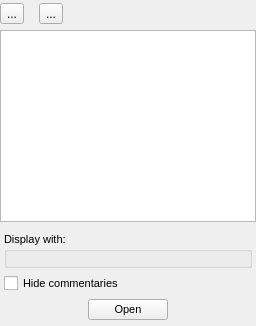
         <widget class="QWidget" name="booksTab">
          <attribute name="icon">
           <iconset resource="Orayta.qrc">
            <normaloff>:/Icons/bookcase.png</normaloff>:/Icons/bookcase.png</iconset>
          </attribute>
          <attribute name="title">
           <string>Books</string>
          </attribute>
          <layout class="QHBoxLayout" name="horizontalLayout_4">
           <property name="leftMargin">
            <number>0</number>
           </property>
           <property name="topMargin">
            <number>3</number>
           </property>
           <property name="rightMargin">
            <number>0</number>
           </property>
           <property name="bottomMargin">
            <number>0</number>
           </property>
           <item>
            <layout class="QVBoxLayout" name="verticalLayout" stretch="0,0,0">
             <property name="rightMargin">
              <number>0</number>
             </property>
             <item>
              <layout class="QHBoxLayout" name="horizontalLayout_2">
               <property name="spacing">
                <number>15</number>
               </property>
               <item>
                <widget class="QToolButton" name="addAllToSearchButton">
                 <property name="toolTip">
                  <string>Add all books to search</string>
                 </property>
                 <property name="text">
                  <string>...</string>
                 </property>
                 <property name="icon">
                  <iconset resource="Orayta.qrc">
                   <normaloff>:/Icons/doublegreenv.png</normaloff>:/Icons/doublegreenv.png</iconset>
                 </property>
                </widget>
               </item>
               <item>
                <widget class="QToolButton" name="removeAllFromSearchButton">
                 <property name="toolTip">
                  <string>Remove all books from search</string>
                 </property>
                 <property name="text">
                  <string>...</string>
                 </property>
                 <property name="icon">
                  <iconset resource="Orayta.qrc">
                   <normaloff>:/Icons/doublegreyv.png</normaloff>:/Icons/doublegreyv.png</iconset>
                 </property>
                </widget>
               </item>
               <item>
                <spacer name="horizontalSpacer_4">
                 <property name="orientation">
                  <enum>Qt::Horizontal</enum>
                 </property>
                 <property name="sizeHint" stdset="0">
                  <size>
                   <width>40</width>
                   <height>20</height>
                  </size>
                 </property>
                </spacer>
               </item>
              </layout>
             </item>
             <item>
              <widget class="QTreeWidget" name="treeWidget">
               <property name="sizePolicy">
                <sizepolicy hsizetype="Expanding" vsizetype="Expanding">
                 <horstretch>0</horstretch>
                 <verstretch>0</verstretch>
                </sizepolicy>
               </property>
               <property name="contextMenuPolicy">
                <enum>Qt::CustomContextMenu</enum>
               </property>
               <property name="layoutDirection">
                <enum>Qt::LeftToRight</enum>
               </property>
               <property name="autoFillBackground">
                <bool>false</bool>
               </property>
               <property name="frameShape">
                <enum>QFrame::StyledPanel</enum>
               </property>
               <property name="frameShadow">
                <enum>QFrame::Plain</enum>
               </property>
               <property name="horizontalScrollBarPolicy">
                <enum>Qt::ScrollBarAsNeeded</enum>
               </property>
               <property name="alternatingRowColors">
                <bool>false</bool>
               </property>
               <property name="rootIsDecorated">
                <bool>true</bool>
               </property>
               <property name="allColumnsShowFocus">
                <bool>false</bool>
               </property>
               <property name="columnCount">
                <number>1</number>
               </property>
               <attribute name="headerVisible">
                <bool>false</bool>
               </attribute>
               <attribute name="headerStretchLastSection">
                <bool>false</bool>
               </attribute>
               <column>
                <property name="text">
                 <string notr="true">1</string>
                </property>
               </column>
              </widget>
             </item>
             <item>
              <widget class="QFrame" name="mixedGroup">
               <property name="font">
                <font>
                 <pointsize>8</pointsize>
                </font>
               </property>
               <property name="frameShape">
                <enum>QFrame::NoFrame</enum>
               </property>
               <property name="frameShadow">
                <enum>QFrame::Plain</enum>
               </property>
               <layout class="QVBoxLayout" name="verticalLayout_8">
                <property name="leftMargin">
                 <number>4</number>
                </property>
                <property name="topMargin">
                 <number>4</number>
                </property>
                <property name="rightMargin">
                 <number>4</number>
                </property>
                <property name="bottomMargin">
                 <number>6</number>
                </property>
                <item>
                 <widget class="QGroupBox" name="mixedFrame">
                  <property name="title">
                   <string>Display with:</string>
                  </property>
                  <layout class="QVBoxLayout" name="verticalLayout_10">
                   <property name="margin">
                    <number>0</number>
                   </property>
                   <item>
                    <layout class="QVBoxLayout" name="verticalLayout_11">
                     <property name="topMargin">
                      <number>14</number>
                     </property>
                    </layout>
                   </item>
                  </layout>
                 </widget>
                </item>
                <item>
                 <widget class="QCheckBox" name="showaloneCBX">
                  <property name="text">
                   <string>Hide commentaries</string>
                  </property>
                 </widget>
                </item>
                <item>
                 <layout class="QHBoxLayout" name="horizontalLayout_8">
                  <item>
                   <spacer name="horizontalSpacer_9">
                    <property name="orientation">
                     <enum>Qt::Horizontal</enum>
                    </property>
                    <property name="sizeHint" stdset="0">
                     <size>
                      <width>40</width>
                      <height>20</height>
                     </size>
                    </property>
                   </spacer>
                  </item>
                  <item>
                   <widget class="QPushButton" name="openMixed">
                    <property name="text">
                     <string>Open</string>
                    </property>
                   </widget>
                  </item>
                  <item>
                   <spacer name="horizontalSpacer_8">
                    <property name="orientation">
                     <enum>Qt::Horizontal</enum>
                    </property>
                    <property name="sizeHint" stdset="0">
                     <size>
                      <width>40</width>
                      <height>20</height>
                     </size>
                    </property>
                   </spacer>
                  </item>
                 </layout>
                </item>
               </layout>
              </widget>
             </item>
            </layout>
           </item>
          </layout>
         </widget>
